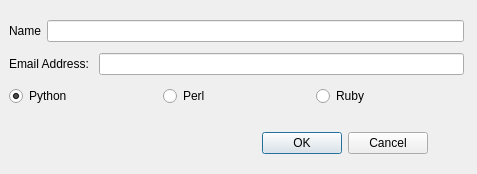
<?xml version="1.0" encoding="UTF-8"?>
<ui version="4.0">
 <class>DeveloperInfoDialog</class>
 <widget class="QDialog" name="DeveloperInfoDialog">
  <property name="geometry">
   <rect>
    <x>0</x>
    <y>0</y>
    <width>477</width>
    <height>174</height>
   </rect>
  </property>
  <property name="windowTitle">
   <string>DeveloperInfoDialog</string>
  </property>
  <widget class="QDialogButtonBox" name="buttonBox">
   <property name="geometry">
    <rect>
     <x>87</x>
     <y>127</y>
     <width>341</width>
     <height>32</height>
    </rect>
   </property>
   <property name="orientation">
    <enum>Qt::Horizontal</enum>
   </property>
   <property name="standardButtons">
    <set>QDialogButtonBox::Cancel|QDialogButtonBox::Ok</set>
   </property>
  </widget>
  <widget class="QWidget" name="verticalLayoutWidget">
   <property name="geometry">
    <rect>
     <x>9</x>
     <y>15</y>
     <width>455</width>
     <height>96</height>
    </rect>
   </property>
   <layout class="QVBoxLayout" name="verticalLayout_2">
    <item>
     <layout class="QHBoxLayout" name="horizontalLayout_3">
      <item>
       <widget class="QLabel" name="labName">
        <property name="text">
         <string>Name</string>
        </property>
       </widget>
      </item>
      <item>
       <widget class="QLineEdit" name="leName"/>
      </item>
     </layout>
    </item>
    <item>
     <layout class="QHBoxLayout" name="horizontalLayout_4">
      <item>
       <widget class="QLabel" name="labEmail">
        <property name="text">
         <string>Email Address: </string>
        </property>
       </widget>
      </item>
      <item>
       <widget class="QLineEdit" name="leEmail"/>
      </item>
     </layout>
    </item>
    <item>
     <layout class="QHBoxLayout" name="horizontalLayout_5">
      <item>
       <widget class="QRadioButton" name="rbPython">
        <property name="text">
         <string>Python</string>
        </property>
        <property name="checked">
         <bool>true</bool>
        </property>
       </widget>
      </item>
      <item>
       <widget class="QRadioButton" name="rbPerl">
        <property name="text">
         <string>Perl</string>
        </property>
       </widget>
      </item>
      <item>
       <widget class="QRadioButton" name="rbRuby">
        <property name="text">
         <string>Ruby</string>
        </property>
       </widget>
      </item>
     </layout>
    </item>
   </layout>
  </widget>
 </widget>
 <resources/>
 <connections>
  <connection>
   <sender>buttonBox</sender>
   <signal>accepted()</signal>
   <receiver>DeveloperInfoDialog</receiver>
   <slot>accept()</slot>
   <hints>
    <hint type="sourcelabel">
     <x>248</x>
     <y>254</y>
    </hint>
    <hint type="destinationlabel">
     <x>157</x>
     <y>274</y>
    </hint>
   </hints>
  </connection>
  <connection>
   <sender>buttonBox</sender>
   <signal>rejected()</signal>
   <receiver>DeveloperInfoDialog</receiver>
   <slot>reject()</slot>
   <hints>
    <hint type="sourcelabel">
     <x>316</x>
     <y>260</y>
    </hint>
    <hint type="destinationlabel">
     <x>286</x>
     <y>274</y>
    </hint>
   </hints>
  </connection>
 </connections>
</ui>
